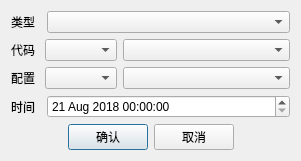
<?xml version="1.0" encoding="UTF-8"?>
<ui version="4.0">
 <class>Dialog</class>
 <widget class="QDialog" name="Dialog">
  <property name="geometry">
   <rect>
    <x>0</x>
    <y>0</y>
    <width>301</width>
    <height>158</height>
   </rect>
  </property>
  <property name="windowTitle">
   <string>设置定时任务</string>
  </property>
  <layout class="QVBoxLayout" name="verticalLayout_2">
   <item>
    <layout class="QHBoxLayout" name="horizontalLayout_3" stretch="1,8">
     <item>
      <widget class="QLabel" name="label_4">
       <property name="text">
        <string>类型</string>
       </property>
      </widget>
     </item>
     <item>
      <widget class="QComboBox" name="comboBoxType"/>
     </item>
    </layout>
   </item>
   <item>
    <layout class="QHBoxLayout" name="horizontalLayout_5" stretch="1,2,6">
     <item>
      <widget class="QLabel" name="label_2">
       <property name="text">
        <string>代码</string>
       </property>
      </widget>
     </item>
     <item>
      <widget class="QComboBox" name="comboBoxCode"/>
     </item>
     <item>
      <widget class="QComboBox" name="comboBoxCodeRevision"/>
     </item>
    </layout>
   </item>
   <item>
    <layout class="QHBoxLayout" name="horizontalLayout_2" stretch="1,2,6">
     <item>
      <widget class="QLabel" name="label">
       <property name="text">
        <string>配置</string>
       </property>
      </widget>
     </item>
     <item>
      <widget class="QComboBox" name="comboBoxCfg"/>
     </item>
     <item>
      <widget class="QComboBox" name="comboBoxCfgRevision"/>
     </item>
    </layout>
   </item>
   <item>
    <layout class="QHBoxLayout" name="horizontalLayout" stretch="1,8">
     <item>
      <widget class="QLabel" name="label_3">
       <property name="text">
        <string>时间</string>
       </property>
      </widget>
     </item>
     <item>
      <widget class="QDateTimeEdit" name="dateTimeEdit">
       <property name="maximumDateTime">
        <datetime>
         <hour>23</hour>
         <minute>59</minute>
         <second>59</second>
         <year>2200</year>
         <month>12</month>
         <day>31</day>
        </datetime>
       </property>
       <property name="minimumDateTime">
        <datetime>
         <hour>0</hour>
         <minute>0</minute>
         <second>0</second>
         <year>2018</year>
         <month>8</month>
         <day>21</day>
        </datetime>
       </property>
      </widget>
     </item>
    </layout>
   </item>
   <item>
    <layout class="QHBoxLayout" name="horizontalLayout_4">
     <item>
      <spacer name="horizontalSpacer">
       <property name="orientation">
        <enum>Qt::Horizontal</enum>
       </property>
       <property name="sizeHint" stdset="0">
        <size>
         <width>40</width>
         <height>20</height>
        </size>
       </property>
      </spacer>
     </item>
     <item>
      <widget class="QPushButton" name="btnOK">
       <property name="text">
        <string>确认</string>
       </property>
      </widget>
     </item>
     <item>
      <widget class="QPushButton" name="btnCancel">
       <property name="text">
        <string>取消</string>
       </property>
      </widget>
     </item>
     <item>
      <spacer name="horizontalSpacer_2">
       <property name="orientation">
        <enum>Qt::Horizontal</enum>
       </property>
       <property name="sizeHint" stdset="0">
        <size>
         <width>40</width>
         <height>20</height>
        </size>
       </property>
      </spacer>
     </item>
    </layout>
   </item>
  </layout>
 </widget>
 <resources/>
 <connections/>
</ui>
